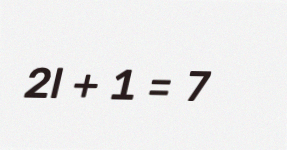
#> input picture synapse_vision/transcribe/examples/ex_ambiguous_1_l.png, 287 x 150 px
$ python -i edgepage.py   (imports and definitions only)
#> lines starting #> are read from the running program, lines starting #| are printed output that depends on the picture; after the words box and inside, x2 and y2 are one past the last pixel; in counts of white or black regions, pixels touching at a corner belong together
#> further down, picture is the input picture: shape (150, 287, 3); mean B, G, R 235.8, 235.8, 236.2
### synapse_vision/transcribe/loosepage.py
"""Loose page crop for hand-held sheets T1 cannot outline (a corner or edge out of frame, fingers on it).

Find the sheet as the largest bright, low-saturation blob (it may touch the frame edges; no four-corner
requirement), cut thin bridges to other bright things (ceiling lights, white walls) with a large opening,
crop its bounding rectangle plus a small margin, and paint everything outside the sheet white so the
normal layout (T2) and transcription (T3) never see faces or the room. No perspective correction: boxes
are real per-line boxes in this crop's pixels, and quality.ok stays False (confidence capped as usual).
"""
from __future__ import annotations

from pathlib import Path

import cv2
import numpy as np

from transcribe.compat import REPO_ROOT, cfg

MIN_AREA_FRACTION = 0.10
MAX_AREA_FRACTION = 0.97
MIN_SOLIDITY = 0.75      # sheet ≈ convex; room clutter is not
MARGIN_FRACTION = 0.015  # of the crop's long side
BRIGHT_ABS = 150
BRIGHT_REL = 25
MAX_SAT = 60


def paper_mask(img: np.ndarray) -> np.ndarray:
    hsv = cv2.cvtColor(img, cv2.COLOR_BGR2HSV)
#> hsv: shape (150, 287, 3); mean H, S, V 83.5, 6.5, 238.3
    v = hsv[..., 2].astype(np.float32)
    bg = cv2.blur(v, ((max(31, img.shape[1] // 12)) | 1,) * 2)
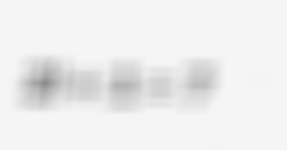
#> bg: shape (150, 287) float32; min 140.7, max 245.6, mean 238.3
    otsu, _ = cv2.threshold(hsv[..., 2], 0, 255, cv2.THRESH_BINARY + cv2.THRESH_OTSU)  # grey paper in dim light
#> otsu = 150
    bright = (v > min(BRIGHT_ABS, max(otsu, 90))) | (v > bg + BRIGHT_REL)
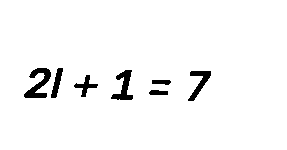
#> bright: shape (150, 287) bool; 96.6% white; 7 black regions, largest, box (x1, y1, x2, y2) and area: (24, 68, 51, 98) 376, (111, 70, 133, 100) 308, (188, 71, 211, 101) 265
    mask = (bright & (hsv[..., 1] < MAX_SAT)).astype(np.uint8) * 255
    k = max(5, img.shape[1] // 120) | 1
#> k = 5
    return cv2.morphologyEx(mask, cv2.MORPH_CLOSE, np.ones((k * 3, k * 3), np.uint8))  # ink strokes → paper
#> returned value: shape (150, 287); every value is 255


def sheet_shape(img: np.ndarray) -> np.ndarray | None:
    """Binary mask of the sheet only, or None when nothing sheet-like is in the frame."""
    mask = paper_mask(img)
    k = max(15, min(mask.shape) // 9) | 1
#> k = 17
    kernel = cv2.getStructuringElement(cv2.MORPH_ELLIPSE, (k, k))
    core = cv2.erode(mask, kernel)
    n, lab, stats, _ = cv2.connectedComponentsWithStats(core)
#> lab: shape (150, 287) int32; every value is 1
#> n = 2; stats = [[-1, 2147483647, 0, 0, 0], [0, 0, 287, 150, 43050]]
    if n <= 1:
        return None
    biggest = 1 + int(np.argmax(stats[1:, cv2.CC_STAT_AREA]))
#> biggest = 1
    shape = cv2.bitwise_and(cv2.dilate((lab == biggest).astype(np.uint8) * 255, kernel), mask)
    contours, _ = cv2.findContours(shape, cv2.RETR_EXTERNAL, cv2.CHAIN_APPROX_SIMPLE)
#> contours = [[[0, 0], [0, 149], [286, 149], [286, 0]]]
    if not contours:
        return None
    c = max(contours, key=cv2.contourArea)
#> c = [[0, 0], [0, 149], [286, 149], [286, 0]]
    area, frame = cv2.contourArea(c), float(mask.size)
#> area = 42614; frame = 43050
    hull = cv2.convexHull(c)
#> hull = [[286, 0], [286, 149], [0, 149], [0, 0]]
    if not (MIN_AREA_FRACTION * frame <= area <= MAX_AREA_FRACTION * frame) or area / max(cv2.contourArea(hull), 1.0) < MIN_SOLIDITY:
        return None
    out = np.zeros(mask.shape, np.uint8)
    cv2.drawContours(out, [hull], -1, 255, thickness=-1)
    return out


# [30 lines left out: function loose_page, not called in this run]

### synapse_vision/transcribe/edgepage.py
"""Sheet that fills the frame but touches its edge (phone held close, a corner cut off by the frame or desk).

T1's quad finder only trusts outlines that sit on Canny edges, and there is no edge where the sheet meets
the frame border, so it reports no_page. Here, when the bright sheet blob covers enough of the frame, we
ask T1's finder again with the edge check relaxed, keep that quad only if it agrees with the blob, and
flatten with T1's own dewarp. The result is a normal dewarped page: T2 and the per-line path run unchanged.
quality.ok stays False (the caller keeps T1's issues), so confidence is still capped.
"""
from __future__ import annotations

from pathlib import Path

import cv2
import numpy as np

from transcribe.compat import REPO_ROOT, cfg
from transcribe.loosepage import sheet_shape

MIN_SHEET_FRACTION = 0.40  # the sheet must fill this much of the frame
MIN_QUAD_IOU = 0.80        # T1's relaxed quad must agree with the sheet blob this well


# [68 lines left out: functions _quad_mask, _iou, _blob_quad, edge_page_quad, edge_page, not called in this run]

>>> import cv2
>>> picture = cv2.imread('examples/ex_ambiguous_1_l.png')
>>> result = edge_page_quad(picture)

$ run again, on synapse_vision/transcribe/examples/ex_distribution_mistake.png
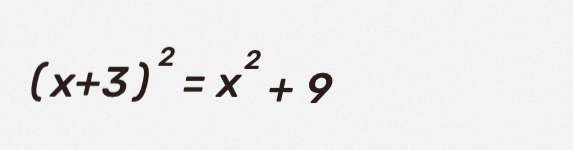
#> input picture synapse_vision/transcribe/examples/ex_distribution_mistake.png, 573 x 150 px
#> picture is the input picture: shape (150, 573, 3); mean B, G, R 236.8, 236.8, 237.1
#> hsv: shape (150, 573, 3); mean H, S, V 83.4, 6.2, 239.2
#> in paper_mask, `bg = cv2.blur(v, ((max(31, img.shape[1] // 12)) | 1,) * 2)`:
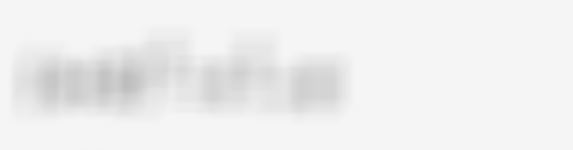
#> bg: shape (150, 573) float32; min 190, max 245.4, mean 239.2
#> otsu = 149
#> in paper_mask, `bright = (v > min(BRIGHT_ABS, max(otsu, 90))) | (v > bg + BRIGHT_REL)`:
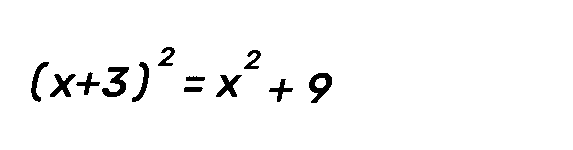
#> bright: shape (150, 573) bool; 97.1% white; 12 black regions, largest, box (x1, y1, x2, y2) and area: (102, 67, 129, 97) 375, (309, 73, 332, 103) 351, (50, 74, 76, 97) 266
#> lab: shape (150, 573) int32; every value is 1
#> n = 2; stats = [[-1, 2147483647, 0, 0, 0], [0, 0, 573, 150, 85950]]
#> biggest = 1
#> contours = [[[0, 0], [0, 149], [572, 149], [572, 0]]]
#> c = [[0, 0], [0, 149], [572, 149], [572, 0]]
#> area = 85228; frame = 85950
#> hull = [[572, 0], [572, 149], [0, 149], [0, 0]]
